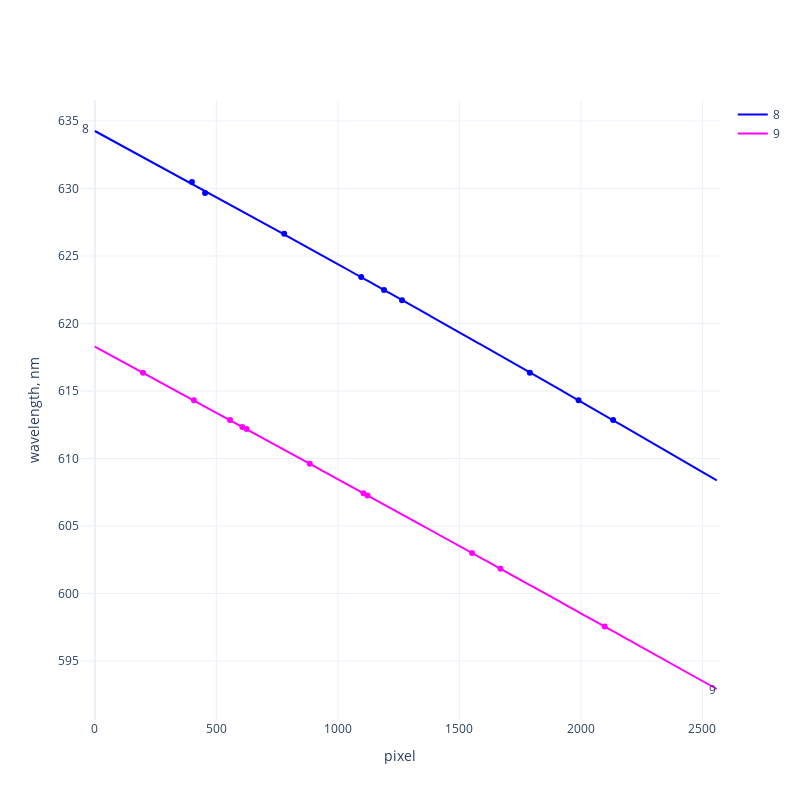

Here is the notebook cell this chart was saved with:
### Code cell
bpth = '../src/echelle_spectra/resources/calibration_files/'
fpth = bpth + 'Th_wavelength_CMOS_20240305.txt'
names = ['ord', 'from', 'to', 'center', 'wavelength', 'band']
wcal = pd.read_csv(fpth, sep='\t', comment='#', names=names)

ab = lambda x: 1 if x < 3 else 2

#orders = range(29)
#orders = range(8)
orders = [8,9]
clrs = [
    f'rgb({rgb[0]}, {rgb[1]}, {rgb[2]})' 
    for rgb in np.linspace((0, 0, 255), (255, 0, 255), len(orders))
        ] 
wfits = {}
fig = go.Figure()

for j, nord in enumerate(orders):
    p = wcal[wcal['ord'] == nord]['center']
    w = wcal[wcal['ord'] == nord]['wavelength']
    f = np.poly1d(np.polyfit(p, w, ab(len(p))))
    wfits[nord] = f
    x = np.arange(cb.DIMW)
    
    fig.add_trace(go.Scatter(x=x, y=f(x), mode='lines', name=str(nord), line=dict(color=clrs[j])))
    fig.add_trace(go.Scatter(x=p, y=w, mode='markers', marker=dict(color=clrs[j]), showlegend=False))
    #fig.add_annotation(x=-0, y=f(0), text=str(nord), align='right', valign='middle')

    if j % 2 == 0:  # Alternate between left and right annotations
        x_coord = -20
        align = 'right'
        arrow_direction = 0    
    else:
        x_coord = cb.DIMW
        align = 'right'
        arrow_direction = 0        
    
    fig.add_annotation(
        x=x_coord, y=f(x_coord), text=str(nord),
        valign='middle',ay=arrow_direction,
        xanchor='left'
        )


fig.update_layout(
    xaxis_title='pixel',
    yaxis_title='wavelength, nm',
    template='plotly_white',
    height=800,  # Set height to 600 pixels
    width=800    # Set width to 800 pixels
)

# Show the figure
fig.show()

### Figure 1 — Plotly figure (JSON) as saved in the notebook; plotly's stock layout.template omitted (floating-point values rounded to 4 significant figures; data arrays with more than 128 entries replaced by an {"elided": "..."} marker saying what was removed)
{"data": [{"line": {"color": "rgb(0.0, 0.0, 255.0)"}, "mode": "lines", "name": "8", "type": "scatter", "x": {"elided": "2560 int values"}, "y": {"elided": "2560 float values"}}, {"marker": {"color": "rgb(0.0, 0.0, 255.0)"}, "mode": "markers", "showlegend": false, "type": "scatter", "x": [399.4, 779.0, 1264.0, 1790.0, 1990.0, 2133.0, 1096.0, 1190.0, 453.5], "y": [630.5, 626.6, 621.7, 616.4, 614.3, 612.8, 623.4, 622.5, 629.7]}, {"line": {"color": "rgb(255.0, 0.0, 255.0)"}, "mode": "lines", "name": "9", "type": "scatter", "x": {"elided": "2560 int values"}, "y": {"elided": "2560 float values"}}, {"marker": {"color": "rgb(255.0, 0.0, 255.0)"}, "mode": "markers", "showlegend": false, "type": "scatter", "x": [198.0, 407.6, 556.5, 884.3, 1105.0, 1552.0, 2098.0, 606.7, 1122.0, 1669.0, 624.6], "y": [616.4, 614.3, 612.8, 609.6, 607.4, 603.0, 597.6, 612.3, 607.3, 601.8, 612.2]}], "layout": {"annotations": [{"ay": 0, "text": "8", "valign": "middle", "x": -20, "xanchor": "left", "y": 634.5}, {"ay": 0, "text": "9", "valign": "middle", "x": 2560, "xanchor": "left", "y": 592.9}], "height": 800, "width": 800, "xaxis": {"title": {"text": "pixel"}}, "yaxis": {"title": {"text": "wavelength, nm"}}}}
